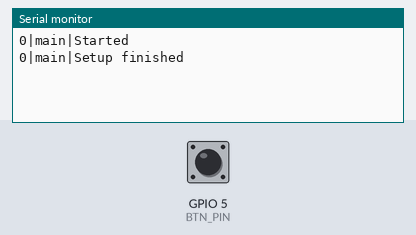
A program run on a simulated ESP32-C3. Shown: the last lines printed to the serial monitor. Inputs (shaded band) come from the test bench; at power-on: GPIO 5 (BTN_PIN) HIGH.

Above: at 5.0 s.
5.1 s: GPIO 5 (BTN_PIN) pulled LOW for 0.15 s
At 6.5 s:
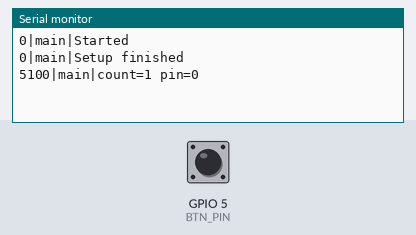
8.2 s: GPIO 5 (BTN_PIN) pulled LOW for 1 s
At 8.9 s:
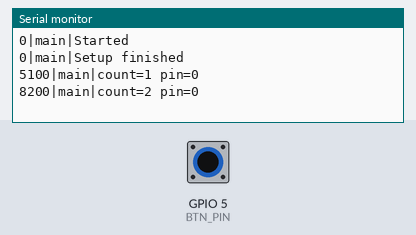
11.4 s: GPIO 5 (BTN_PIN) pulled LOW for 0.15 s
At 12.5 s:
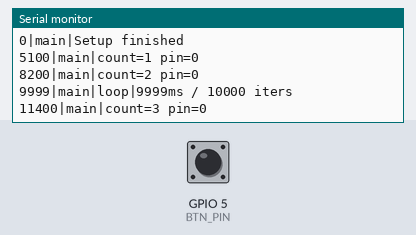

Measured:
- after the input at 5.1 s, the serial monitor: prints a new line at once (image 1)
- after the input at 8.2 s, the serial monitor: prints a new line at once (image 2)
- after the input at 11.4 s, the serial monitor: prints a new line at once (image 3)

The program:

main.cpp
```cpp
#include <freertos/FreeRTOS.h>
#include <freertos/task.h>
#include <LoopTracker.h>
#include <Task1.h>

static Task task;

extern "C" void app_main()
{
    task.setup();
    task.dbg.print("Setup finished");
    LoopTracker loopTracker{task.dbg.Scoped("loop")};
    while (true)
    {
        loopTracker.loopStart();
        task.loop();
        loopTracker.loopEnd();
        vTaskDelay(pdMS_TO_TICKS(1));
    }
}
```

LoopTracker.h
```cpp
#pragma once
#include <hardware/Debug.h>
#include <Config.h>
#include <esp_timer.h>
#include <string>

class LoopTracker
{
    uint32_t i = 0;
    bool track = false;
    uint32_t startedAt = 0;
    Debug &dbg;

    static uint32_t millis() { return (uint32_t)(esp_timer_get_time() / 1000); }

public:
    LoopTracker(Debug &dbg) : dbg(dbg)
    {
    }

    void loopStart()
    {
        if (i == 0)
            startedAt = millis();
        i++;
        track = i % Config::LOOP_TRACK_ITERATIONS == 0;
    }

    void loopEnd()
    {
        if (track)
        {
            uint32_t now = millis();
            auto elapsed = now - startedAt;
            dbg.print(std::to_string(elapsed) + "ms / " +
                      std::to_string(Config::LOOP_TRACK_ITERATIONS) + " iters");
            startedAt = now;
        }
    }
};
```

Task1.h
```cpp
#pragma once
#include <hardware/Debug.h>
#include <driver/gpio.h>
#include <string>

constexpr gpio_num_t BTN_PIN = GPIO_NUM_5;

class Task
{
public:
    Debug dbg{"main"};

    void setup()
    {
        gpio_config_t io_conf = {
            .pin_bit_mask = (1ULL << BTN_PIN),
            .mode = GPIO_MODE_INPUT,
            .pull_up_en = GPIO_PULLUP_ENABLE,
            .pull_down_en = GPIO_PULLDOWN_DISABLE,
            .intr_type = GPIO_INTR_NEGEDGE,
        };
        gpio_config(&io_conf);
        gpio_install_isr_service(0);
        gpio_isr_handler_add(BTN_PIN, isr, this);
        dbg.print("Started");
    }

    void loop()
    {
        uint32_t cnt = _count;
        if (cnt != _lastReadCount)
        {
            _lastReadCount = cnt;
            int pin = gpio_get_level(BTN_PIN);
            dbg.print("count=" + std::to_string(cnt) + " pin=" + std::to_string(pin));
        }
    }

private:
    volatile uint32_t _count = 0;
    uint32_t _lastReadCount = 0;

    static void IRAM_ATTR isr(void *arg)
    {
        Task *self = static_cast<Task *>(arg);
        self->_count = self->_count + 1;
    }
};
```

Debug.h
```cpp
#pragma once
#include <cstdio>
#include <string>
#include <esp_timer.h>

#define ALL_LEVEL 0
#define INHERIT_LEVEL -1
#define NONE_LEVEL 99

class Debug
{
  static constexpr const char *DELIM = "|";

  std::string scope;
  int level;

public:
  Debug(const std::string &scope, int level = ALL_LEVEL)
      : scope(scope + DELIM), level(level) {}

  void print(const std::string &str)
  {
    if (level > 0)
      return;
    printf("%lu%s%s%s\n",
           (uint32_t)(esp_timer_get_time() / 1000),
           DELIM, scope.c_str(), str.c_str());
  }

  void print(int value) { print(std::to_string(value)); }

  Debug &Scoped(const std::string &subscope, int lvl = INHERIT_LEVEL)
  {
    lvl = lvl < 0 ? level : lvl;
    return *(new Debug(scope + subscope, lvl));
  }

  template <typename T>
  void append(const T &val) { printf("%d", (int)val); }

  template <typename T>
  void dumpChange(const std::string &what, T from, T to)
  {
    print(what + ": " + std::to_string((int)from) + "=>" + std::to_string((int)to));
  }
};
```

Config.h
```cpp
#pragma once
#include <cstdint>

struct Config
{
    static constexpr uint32_t BAUD_RATE = 115200;
    static constexpr uint32_t LOOP_TRACK_ITERATIONS = 10000;
    static constexpr uint8_t DEBOUNCE_MS = 50;
    static constexpr uint8_t POLL_INTERVAL_MS = 5;
    static constexpr uint16_t LONG_PRESS_MS = 3000;
    static constexpr unsigned long ALERT_DURATION_MS = 5000;
    static constexpr unsigned long BLINK_DURATION_MS = 3000;
    static constexpr unsigned long BLINK_INTERVAL_MS = 200;
};
```
